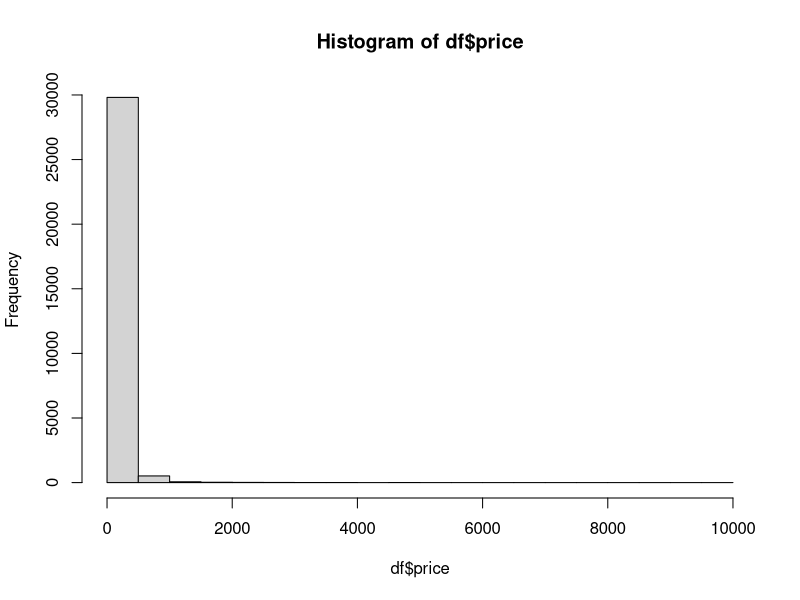
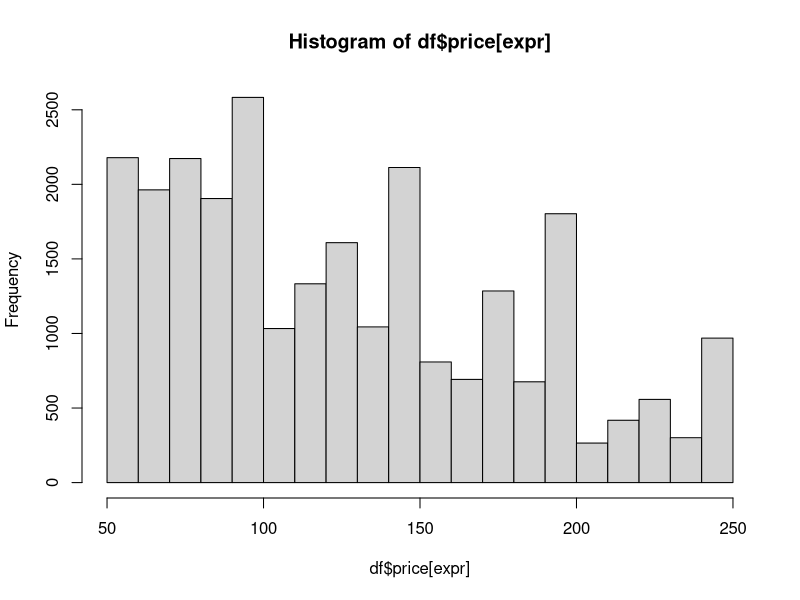

Here is the R script that generated these plots, in order:
## [DS-E-02] New York City Airbnb listings ##

# Importing the data (edit path) #
df = read.csv('airbnb.csv', stringsAsFactors=FALSE)

# Exploration #
str(df)
head(df)

# Q1. Count and drop duplicates #
sum(duplicated(df))
df = unique(df)

# Q2a. For how many listings the host started before 2010? #
expr = df$host_since < '2009-12-31' & df$host_since != ''
sum(expr)

# Q2b. How many hosts started before that year? #
length(unique(df$host_id[expr]))

# Q3. Proportion of listings whose rating is missing #
mean(is.na(df$rating))

# Q4a. Use a histogram to explore the distribution of the price #
hist(df$price)

# Q4b. Trim the data to get a better picture #
summary(df$price)
expr = df$price >= 50 & df$price <= 250
hist(df$price[expr])

# Q5a. What is the average price per room type? #
tapply(df$price, INDEX=df$room_type, FUN=mean)

# Q5b. Is it better to use the median? #
tapply(df$price, df$room_type, median)

# Q6. Variation of median price across neighborhoods #
bronx = df[df$neighbourhood == 'Bronx', ]
tapply(bronx$price, bronx$room_type, median)
brooklyn = df[df$neighbourhood == 'Brooklyn', ]
tapply(brooklyn$price, brooklyn$room_type, median)
manhattan = df[df$neighbourhood == 'Manhattan', ]
tapply(manhattan$price, manhattan$room_type, median)
queens = df[df$neighbourhood == 'Queens', ]
tapply(queens$price, queens$room_type, median)
staten = df[df$neighbourhood == 'Staten Island', ]
tapply(staten$price, staten$room_type, median)

# Q7. Replace the median price by number of listings #
tapply(bronx$price, bronx$room_type, length)
tapply(brooklyn$price, brooklyn$room_type, length)
tapply(manhattan$price, manhattan$room_type, length)
tapply(queens$price, queens$room_type, length)
tapply(staten$price, staten$room_type, length)

